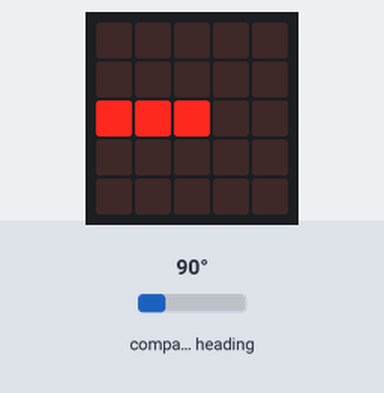
Bench run of a program on a simulated BBC micro:bit running MicroPython. On the bench: the board's 5×5 LED display. The test bench sets the inputs (shaded band); at power-on: compass heading 90°. The compass is already calibrated.

Above: at 1.3 s.
1.4 s: compass heading set to 7°
At 1.9 s:
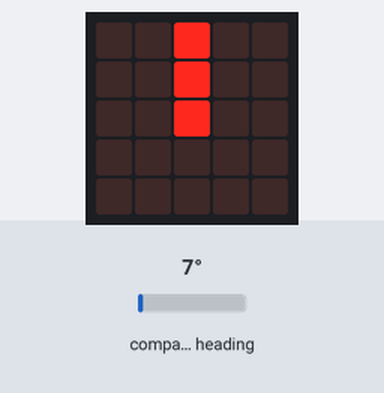
2.9 s: compass heading set to 180°
At 4.1 s:
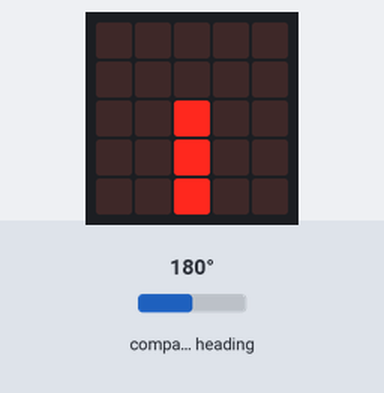
4.4 s: compass heading set to 269°
At 5.4 s:
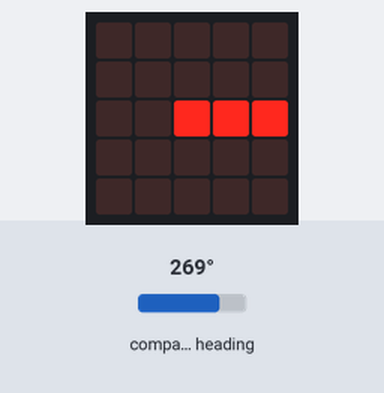
5.9 s: compass heading set to 90°
At 6.5 s:
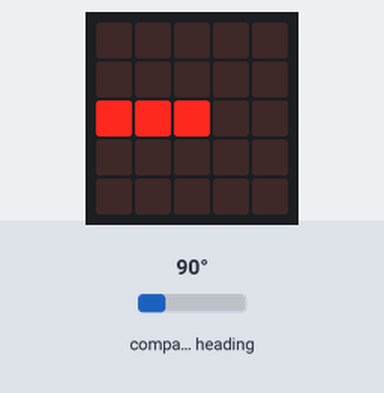
7.4 s: compass heading set to 352°
At 7.7 s:
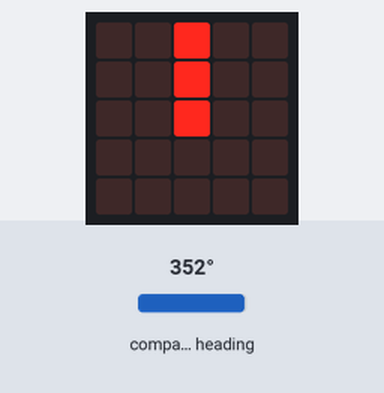
Timing chart, 0 to 9.9 s (numbered marks = the images above; inputs shaded):
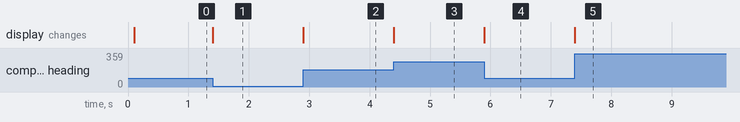

Measured:
- after the input at 1.4 s, the display: changes at once (image 1)
- after the input at 2.9 s, the display: changes at once (image 2)
- after the input at 4.4 s, the display: changes at once (image 3)
- after the input at 5.9 s, the display: changes at once (image 4)
- after the input at 7.4 s, the display: changes at once (image 5)

The program:

____.py
```python
"""
Author：Ethan
Date:2021/07/12
microbit 自带的电子罗盘可以指出朝北的方向
"""

from microbit import *

# 使用之前需要校准
# 将 microbit 倾斜，直到它在显示屏的外缘绘制出一圈有效像素
compass.calibrate()

while True:
    # 应用数学公式，计算出显示的时针的数值，使其大致指向北方
    needle = ((15 - compass.heading()) // 30) % 12
    display.show(Image.ALL_CLOCKS[needle])
```
